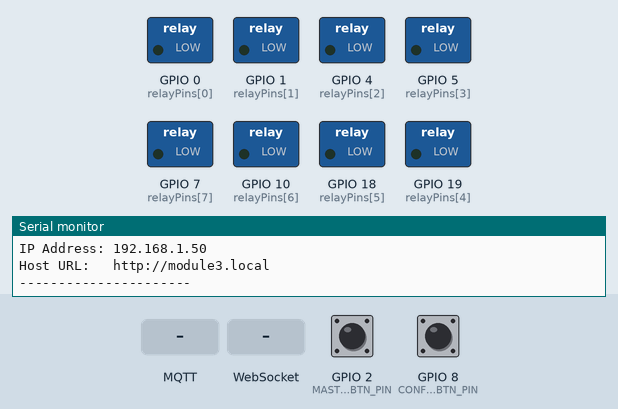
Bench run of a program on a simulated ESP32-C3. On the bench: switched loads named in the program (green lamp = pin HIGH), the last lines printed to the serial monitor. The inputs (shaded band) are chosen by the test bench; at power-on: GPIO 2 (MASTER_BTN_PIN) HIGH, GPIO 8 (CONFIG_BTN_PIN) HIGH. WiFi joins after 1.5 s; servers stay silent unless stated; random numbers use the default seed unless the program sets one; EEPROM starts erased; no MQTT or app messages arrive unless stated.

Above: at 2.7 s.
2.8 s: GPIO 2 (MASTER_BTN_PIN) pulled LOW for 0.15 s
At 4.0 s:
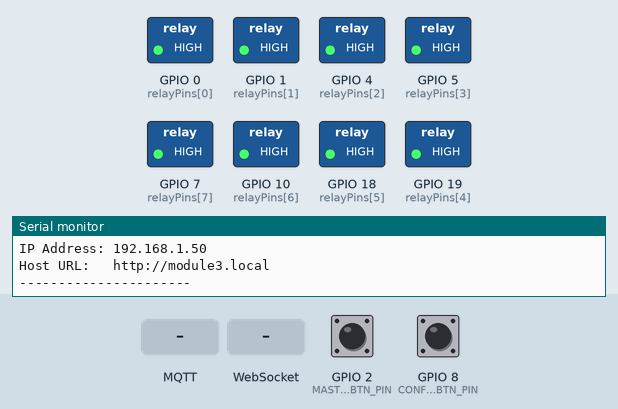
4.4 s: MQTT message "OFF" arrives on the first subscribed topic
At 6.2 s:
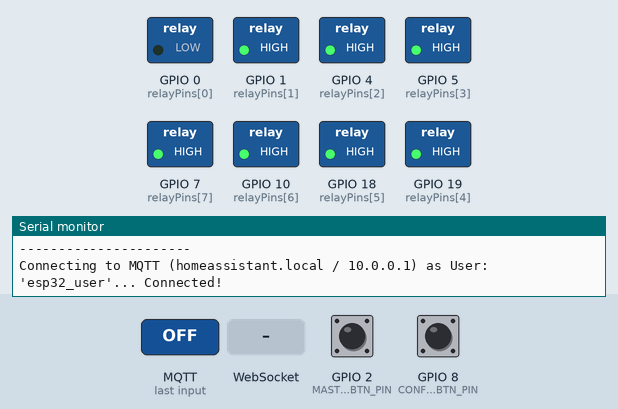
6.5 s: WebSocket text "TOGGLE_ALL" received
At 7.7 s:
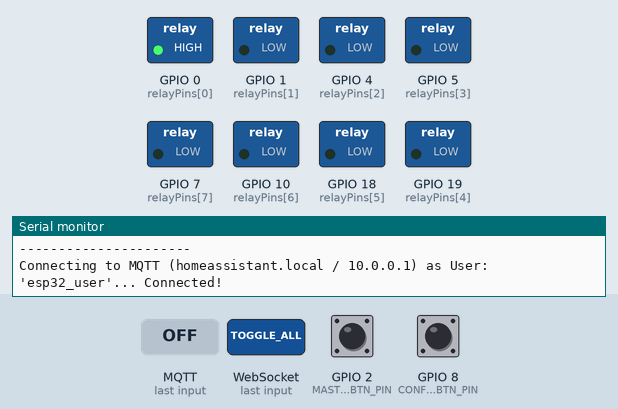
8.0 s: MQTT message "ON" arrives on the second subscribed topic
At 8.8 s:
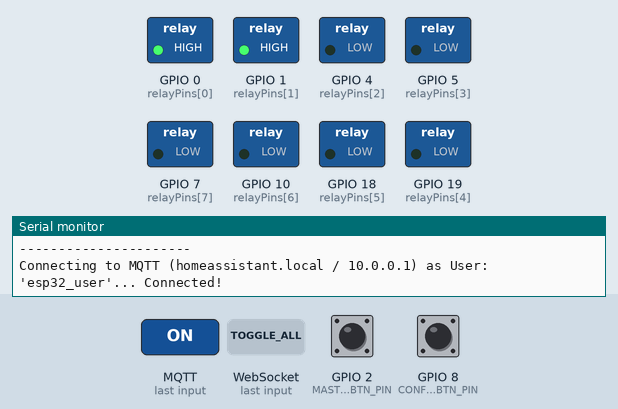
9.5 s: WebSocket text "TOGGLE:" received
At 9.9 s:
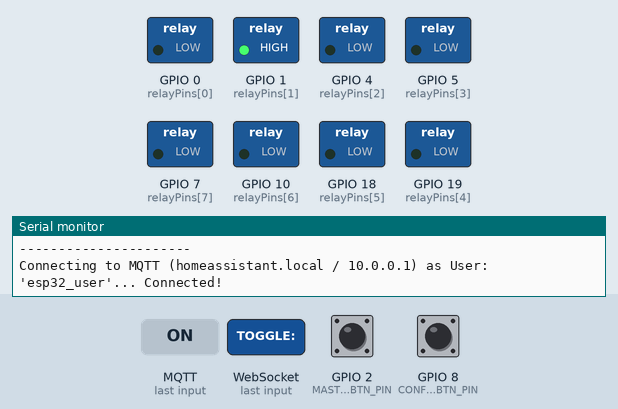
11.0 s: GPIO 2 (MASTER_BTN_PIN) pulled LOW for 1 s
At 11.9 s:
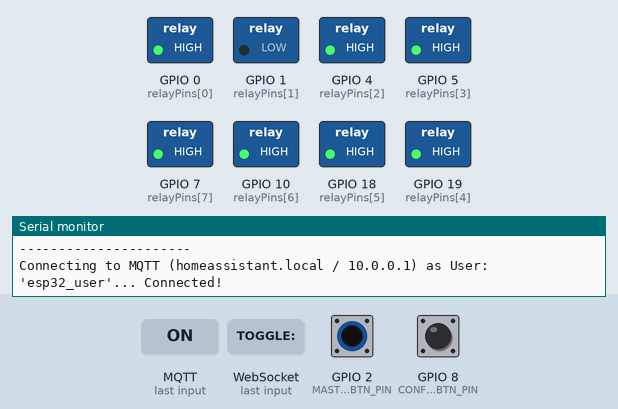
Timing chart, 0 to 14.0 s (numbered marks = the images above; inputs shaded):
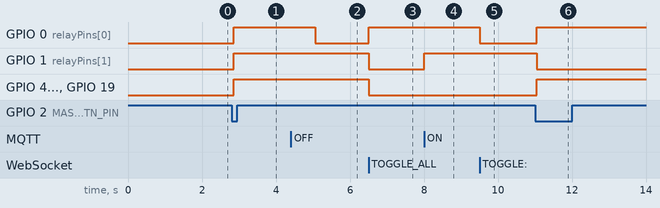

The program:

main.cpp
```cpp
#include <WiFiManager.h>
#include <ESPmDNS.h>
#include <WebServer.h>
#include <WebSocketsServer.h>
#include <Preferences.h>
#include <PubSubClient.h>

// ==========================================
// 1. MODULE NAME CONFIGURATION
// ==========================================
#define Module_Name module3

// Preprocessor Stringification Macros
#define STR_HELPER(x) #x
#define STR(x) STR_HELPER(x)

#define DEFAULT_HOSTNAME STR(Module_Name)
#define AP_SSID "ESP32-" STR(Module_Name) "-AP"

Preferences prefs;
char hostname[33] = DEFAULT_HOSTNAME;
char mqtt_server[40] = "homeassistant.local";
char mqtt_port[6] = "1883";
char mqtt_user[32] = "esp32_user";
char mqtt_pass[32] = "mqttpass123";

// Servers
WebServer server(80);
WebSocketsServer webSocket(81);
WiFiClient espClient;
PubSubClient mqttClient(espClient);

// Non-blocking MQTT background probe variables
volatile bool mqttBrokerReachable = false;
IPAddress mqttResolvedIP;
bool shouldSaveConfig = false;

// Relay Pin assignments (8 Relays)
const uint8_t relayPins[] = {0, 1, 4, 5, 19, 18, 10, 7};
const size_t relayCount = sizeof(relayPins) / sizeof(relayPins[0]);
bool relayStates[] = {false, false, false, false, false, false, false, false};

// Active-HIGH relays (HIGH = ON, LOW = OFF)
#define RELAY_ACTIVE HIGH
#define RELAY_INACTIVE LOW

// Master Toggle Button (IO2)
const uint8_t MASTER_BTN_PIN = 2;
int lastMasterBtnState = HIGH;
unsigned long lastMasterDebounce = 0;

// Config Portal Button (IO8)
const uint8_t CONFIG_BTN_PIN = 8;
int lastConfigBtnState = HIGH;
unsigned long lastConfigDebounce = 0;
const unsigned long debounceDelay = 50;

unsigned long lastMqttReconnectAttempt = 0;

// JSON payload of relay states for WebSocket
String getStatesJson()
{
  String json = "[";
  for (size_t i = 0; i < relayCount; i++)
  {
    json += "{\"pin\":" + String(relayPins[i]) + ",\"state\":" + (relayStates[i] ? "true" : "false") + "}";
    if (i < relayCount - 1)
      json += ",";
  }
  json += "]";
  return json;
}

void broadcastStates()
{
  String json = getStatesJson();
  webSocket.broadcastTXT(json);
}

// Publish state to MQTT for Home Assistant
void publishMqttState(size_t index)
{
  if (mqttClient.connected())
  {
    String topic = String("homeassistant/switch/") + hostname + "/relay" + String(index) + "/state";
    mqttClient.publish(topic.c_str(), relayStates[index] ? "ON" : "OFF", true);
  }
}

// Centralized state switcher: synchronizes Hardware, Web UI, and Home Assistant
void setRelay(size_t index, bool state)
{
  if (index >= relayCount)
    return;
  relayStates[index] = state;
  digitalWrite(relayPins[index], state ? RELAY_ACTIVE : RELAY_INACTIVE);
  publishMqttState(index);
  broadcastStates();
}

void toggleSingleRelay(int pin)
{
  for (size_t i = 0; i < relayCount; i++)
  {
    if (relayPins[i] == pin)
    {
      setRelay(i, !relayStates[i]);
      return;
    }
  }
}

void toggleAllRelays()
{
  for (size_t i = 0; i < relayCount; i++)
  {
    setRelay(i, !relayStates[i]);
  }
}

void turnOffAllRelays()
{
  for (size_t i = 0; i < relayCount; i++)
  {
    setRelay(i, false);
  }
}

// Publish Home Assistant Auto-Discovery Configuration
void sendHADiscovery()
{
  for (size_t i = 0; i < relayCount; i++)
  {
    String discoveryTopic = String("homeassistant/switch/") + hostname + "/relay" + String(i) + "/config";
    String stateTopic = String("homeassistant/switch/") + hostname + "/relay" + String(i) + "/state";
    String cmdTopic = String("homeassistant/switch/") + hostname + "/relay" + String(i) + "/set";

    String payload = "{"
                     "\"name\":\"Relay " +
                     String(i + 1) + "\","
                     "\"unique_id\":\"" +
                     String(hostname) + "_relay_" + String(i) + "\","
                     "\"cmd_t\":\"" +
                     cmdTopic + "\","
                     "\"stat_t\":\"" +
                     stateTopic + "\","
                     "\"pl_on\":\"ON\","
                     "\"pl_off\":\"OFF\","
                     "\"dev\":{"
                     "\"ids\":[\"" +
                     String(hostname) + "\"],"
                     "\"name\":\"" +
                     String(hostname) + " Controller\","
                     "\"mf\":\"DIY\","
                     "\"mdl\":\"ESP32-C3 Relay Board\""
                     "}"
                     "}";

    mqttClient.publish(discoveryTopic.c_str(), payload.c_str(), true);
    publishMqttState(i);
    mqttClient.loop(); // Keep buffer clear when sending 8 discovery payloads
  }
}

// Incoming MQTT messages from Home Assistant
void mqttCallback(char *topic, byte *payload, unsigned int length)
{
  String message;
  for (unsigned int i = 0; i < length; i++)
  {
    message += (char)payload[i];
  }

  String strTopic = String(topic);
  for (size_t i = 0; i < relayCount; i++)
  {
    String cmdTopic = String("homeassistant/switch/") + hostname + "/relay" + String(i) + "/set";
    if (strTopic == cmdTopic)
    {
      if (message == "ON")
      {
        setRelay(i, true);
      }
      else if (message == "OFF")
      {
        setRelay(i, false);
      }
    }
  }
}

// Background FreeRTOS Task: Checks if MQTT Broker is online without blocking WebServer/WebSockets
void mqttProbeTask(void *pvParameters)
{
  for (;;)
  {
    if (WiFi.status() == WL_CONNECTED && !mqttClient.connected() && !mqttBrokerReachable && strlen(mqtt_server) > 0)
    {
      IPAddress resolved;
      int port = atoi(mqtt_port);
      if (port <= 0)
        port = 1883;

      // Resolve mDNS/DNS and test TCP port in background (yields CPU to WebServer)
      if (WiFi.hostByName(mqtt_server, resolved))
      {
        WiFiClient probeClient;
        if (probeClient.connect(resolved, port, 1500))
        {
          probeClient.stop();
          mqttResolvedIP = resolved;
          mqttBrokerReachable = true;
        }
      }
    }
    vTaskDelay(pdMS_TO_TICKS(5000)); // Probe every 5 seconds when disconnected
  }
}

// Fast, non-blocking MQTT connection (only runs after mqttProbeTask confirms broker is live)
void reconnectMQTT()
{
  if (!mqttBrokerReachable || mqttClient.connected())
    return;

  unsigned long now = millis();
  if (now - lastMqttReconnectAttempt > 5000)
  {
    lastMqttReconnectAttempt = now;
    mqttBrokerReachable = false; // Reset flag until next probe if this attempt fails

    int port = atoi(mqtt_port);
    if (port <= 0)
      port = 1883;

    mqttClient.setServer(mqttResolvedIP, port);

    Serial.printf("Connecting to MQTT (%s / %s) as User: '%s'...",
                  mqtt_server, mqttResolvedIP.toString().c_str(), mqtt_user);

    String clientId = String(hostname) + "-" + String(random(0xffff), HEX);
    bool connected = false;

    if (strlen(mqtt_user) > 0)
    {
      connected = mqttClient.connect(clientId.c_str(), mqtt_user, mqtt_pass);
    }
    else
    {
      connected = mqttClient.connect(clientId.c_str());
    }

    if (connected)
    {
      Serial.println(" Connected!");
      for (size_t i = 0; i < relayCount; i++)
      {
        String cmdTopic = String("homeassistant/switch/") + hostname + "/relay" + String(i) + "/set";
        mqttClient.subscribe(cmdTopic.c_str());
      }
      sendHADiscovery();
    }
    else
    {
      Serial.print(" Failed, rc=");
      Serial.println(mqttClient.state());
    }
  }
}

// Captive portal launcher
void openConfigPortal()
{
  Serial.println("\n[Portal] Stopping background services...");
  server.stop();
  webSocket.close();
  delay(100);

  WiFi.disconnect(false, false);
  delay(100);
  WiFi.mode(WIFI_AP);

  WiFiManager wm;
  wm.setCaptivePortalEnable(true);
  wm.setAPStaticIPConfig(IPAddress(192, 168, 4, 1), IPAddress(192, 168, 4, 1), IPAddress(255, 255, 255, 0));

  WiFiManagerParameter custom_hostname("hostname_id", "Custom Hostname (.local)", hostname, 32);
  WiFiManagerParameter custom_mqtt_server("mqtt_server", "MQTT Broker (IP or Hostname)", mqtt_server, 40);
  WiFiManagerParameter custom_mqtt_port("mqtt_port", "MQTT Port", mqtt_port, 6);
  WiFiManagerParameter custom_mqtt_user("mqtt_user", "MQTT Username (optional)", mqtt_user, 32);
  WiFiManagerParameter custom_mqtt_pass("mqtt_pass", "MQTT Password (optional)", mqtt_pass, 32);

  wm.addParameter(&custom_hostname);
  wm.addParameter(&custom_mqtt_server);
  wm.addParameter(&custom_mqtt_port);
  wm.addParameter(&custom_mqtt_user);
  wm.addParameter(&custom_mqtt_pass);
  wm.setConfigPortalTimeout(180);

  if (wm.startConfigPortal(AP_SSID))
  {
    prefs.begin("settings", false);
    prefs.putString("hostname", custom_hostname.getValue());
    prefs.putString("mqtt_server", custom_mqtt_server.getValue());
    prefs.putString("mqtt_port", custom_mqtt_port.getValue());
    prefs.putString("mqtt_user", custom_mqtt_user.getValue());
    prefs.putString("mqtt_pass", custom_mqtt_pass.getValue());
    prefs.end();
  }

  delay(500);
  ESP.restart();
}

void webSocketEvent(uint8_t num, WStype_t type, uint8_t *payload, size_t length)
{
  if (type == WStype_CONNECTED)
  {
    String json = getStatesJson();
    webSocket.sendTXT(num, json);
  }
  else if (type == WStype_TEXT)
  {
    String msg = String((char *)payload);
    if (msg.startsWith("TOGGLE:"))
    {
      int pin = msg.substring(7).toInt();
      toggleSingleRelay(pin);
    }
    else if (msg == "TOGGLE_ALL")
    {
      toggleAllRelays();
    }
    else if (msg == "ALL_OFF")
    {
      turnOffAllRelays();
    }
  }
}

const char INDEX_HTML[] PROGMEM = R"rawliteral(
<!DOCTYPE html>
<html lang="en">
<head>
  <meta charset="UTF-8">
  <meta name="viewport" content="width=device-width, initial-scale=1.0">
  <title>ESP32-C3 Relays</title>
  <style>
    * { box-sizing: border-box; font-family: system-ui, -apple-system, sans-serif; }
    body { background: #0f172a; color: #f8fafc; display: flex; flex-direction: column; align-items: center; padding: 24px 16px; margin: 0; }
    h1 { font-size: 1.5rem; margin-bottom: 6px; }
    #status { font-size: 0.85rem; color: #94a3b8; margin-bottom: 20px; }
    .master-controls { display: flex; gap: 12px; width: 100%; max-width: 400px; margin-bottom: 18px; }
    .btn-master { flex: 1; padding: 12px; font-size: 0.95rem; font-weight: 700; border: none; border-radius: 8px; cursor: pointer; }
    .btn-all-off { background: #dc2626; color: #ffffff; }
    .btn-toggle-all { background: #2563eb; color: #ffffff; }
    .grid { display: grid; grid-template-columns: repeat(2, 1fr); gap: 16px; width: 100%; max-width: 400px; }
    .card { background: #1e293b; border-radius: 12px; padding: 16px; text-align: center; }
    .label { font-size: 0.9rem; color: #94a3b8; margin-bottom: 12px; }
    .btn-relay { width: 100%; padding: 14px; font-size: 1rem; font-weight: 700; border: none; border-radius: 8px; cursor: pointer; transition: all 0.15s ease; }
    .btn-off { background: #334155; color: #cbd5e1; }
    .btn-on { background: #16a34a; color: #ffffff; box-shadow: 0 0 12px rgba(22, 163, 74, 0.5); }
  </style>
</head>
<body>
  <h1>Relay Controller</h1>
  <div id="status">Connecting WebSocket...</div>
  <div class="master-controls">
    <button class="btn-master btn-all-off" onclick="sendAction('ALL_OFF')">Turn All OFF</button>
    <button class="btn-master btn-toggle-all" onclick="sendAction('TOGGLE_ALL')">Toggle All</button>
  </div>
  <div class="grid" id="relay-grid"></div>

  <script>
    const pins = [0, 1, 4, 5, 19, 18, 10, 7];
    const grid = document.getElementById('relay-grid');
    const statusDiv = document.getElementById('status');

    pins.forEach((pin, i) => {
      const card = document.createElement('div');
      card.className = 'card';
      card.innerHTML = `
        <div class="label">Relay ${i + 1} (IO${pin})</div>
        <button id="btn-${pin}" class="btn-relay btn-off" onclick="sendAction('TOGGLE:' + ${pin})">OFF</button>
      `;
      grid.appendChild(card);
    });

    function updateButton(pin, isOn) {
      const btn = document.getElementById(`btn-${pin}`);
      if (!btn) return;
      btn.className = 'btn-relay ' + (isOn ? 'btn-on' : 'btn-off');
      btn.innerText = isOn ? 'ON' : 'OFF';
    }

    let socket;
    function connectWS() {
      socket = new WebSocket(`ws://${window.location.hostname}:81/`);
      socket.onopen = () => {
        statusDiv.innerText = "Live Sync: Connected";
        statusDiv.style.color = "#4ade80";
      };
      socket.onmessage = (event) => {
        const data = JSON.parse(event.data);
        if (Array.isArray(data)) {
          data.forEach(item => updateButton(item.pin, item.state));
        }
      };
      socket.onclose = () => {
        statusDiv.innerText = "Reconnecting...";
        statusDiv.style.color = "#f87171";
        setTimeout(connectWS, 2000);
      };
    }

    function sendAction(cmd) {
      if (socket && socket.readyState === WebSocket.OPEN) {
        socket.send(cmd);
      }
    }

    connectWS();
  </script>
</body>
</html>
)rawliteral";

void setup()
{
  Serial.begin(115200);

  // Configure Relays
  for (size_t i = 0; i < relayCount; i++)
  {
    pinMode(relayPins[i], OUTPUT);
    digitalWrite(relayPins[i], RELAY_INACTIVE);
  }

  // Buttons
  pinMode(MASTER_BTN_PIN, INPUT_PULLUP);
  pinMode(CONFIG_BTN_PIN, INPUT_PULLUP);

  // Load preferences
  prefs.begin("settings", false);
  prefs.getString("hostname", DEFAULT_HOSTNAME).toCharArray(hostname, sizeof(hostname));
  // Fix if old literal "Module_Name" was saved in NVS flash previously
  if (strcmp(hostname, "Module_Name") == 0 || strlen(hostname) == 0)
  {
    strncpy(hostname, DEFAULT_HOSTNAME, sizeof(hostname));
    prefs.putString("hostname", hostname);
  }
  prefs.getString("mqtt_server", "homeassistant.local").toCharArray(mqtt_server, sizeof(mqtt_server));
  prefs.getString("mqtt_port", "1883").toCharArray(mqtt_port, sizeof(mqtt_port));
  prefs.getString("mqtt_user", "esp32_user").toCharArray(mqtt_user, sizeof(mqtt_user));
  prefs.getString("mqtt_pass", "mqttpass123").toCharArray(mqtt_pass, sizeof(mqtt_pass));
  prefs.end();

  // WiFiManager
  WiFiManager wm;
  wm.setSaveParamsCallback([]() { shouldSaveConfig = true; });

  WiFiManagerParameter custom_hostname("hostname_id", "Custom Hostname (.local)", hostname, 32);
  WiFiManagerParameter custom_mqtt_server("mqtt_server", "MQTT Broker (IP or Hostname)", mqtt_server, 40);
  WiFiManagerParameter custom_mqtt_port("mqtt_port", "MQTT Port", mqtt_port, 6);
  WiFiManagerParameter custom_mqtt_user("mqtt_user", "MQTT Username (optional)", mqtt_user, 32);
  WiFiManagerParameter custom_mqtt_pass("mqtt_pass", "MQTT Password (optional)", mqtt_pass, 32);

  wm.addParameter(&custom_hostname);
  wm.addParameter(&custom_mqtt_server);
  wm.addParameter(&custom_mqtt_port);
  wm.addParameter(&custom_mqtt_user);
  wm.addParameter(&custom_mqtt_pass);
  wm.setHostname(hostname);

  if (!wm.autoConnect(AP_SSID))
  {
    ESP.restart();
  }

  // Save parameters if user configured them during first-time autoConnect portal
  if (shouldSaveConfig)
  {
    strncpy(hostname, custom_hostname.getValue(), sizeof(hostname));
    strncpy(mqtt_server, custom_mqtt_server.getValue(), sizeof(mqtt_server));
    strncpy(mqtt_port, custom_mqtt_port.getValue(), sizeof(mqtt_port));
    strncpy(mqtt_user, custom_mqtt_user.getValue(), sizeof(mqtt_user));
    strncpy(mqtt_pass, custom_mqtt_pass.getValue(), sizeof(mqtt_pass));

    prefs.begin("settings", false);
    prefs.putString("hostname", hostname);
    prefs.putString("mqtt_server", mqtt_server);
    prefs.putString("mqtt_port", mqtt_port);
    prefs.putString("mqtt_user", mqtt_user);
    prefs.putString("mqtt_pass", mqtt_pass);
    prefs.end();
  }

  // mDNS
  if (MDNS.begin(hostname))
  {
    MDNS.addService("http", "tcp", 80);
    MDNS.addService("ws", "tcp", 81);
  }

  // Configure MQTT Client with 512-byte buffer for HA Discovery JSON
  espClient.setTimeout(1); // 1-second socket timeout safety cap
  mqttClient.setCallback(mqttCallback);
  mqttClient.setBufferSize(512);

  Serial.println("\n--- WiFi Connected ---");
  Serial.print("AP Name:    ");
  Serial.println(AP_SSID);
  Serial.print("IP Address: ");
  Serial.println(WiFi.localIP());
  Serial.printf("Host URL:   http://%s.local\n", hostname);
  Serial.println("----------------------\n");

  server.on("/", HTTP_GET, []()
            { server.send(200, "text/html", INDEX_HTML); });
  server.begin();

  webSocket.begin();
  webSocket.onEvent(webSocketEvent);

  // Start background task to probe MQTT broker without ever blocking the Web UI
  xTaskCreate(
      mqttProbeTask,   // Task function
      "MQTTProbeTask", // Name
      4096,            // Stack size
      NULL,            // Parameters
      1,               // Low priority so WebServer/WebSockets always come first
      NULL             // Task handle
  );
}

void loop()
{
  server.handleClient();
  webSocket.loop();

  // Handle MQTT connection in background only when broker is verified reachable
  if (WiFi.status() == WL_CONNECTED)
  {
    if (!mqttClient.connected())
    {
      reconnectMQTT();
    }
    else
    {
      mqttClient.loop();
    }
  }

  unsigned long currentMillis = millis();

  // IO2 (Master Toggle All)
  int masterReading = digitalRead(MASTER_BTN_PIN);
  if (masterReading != lastMasterBtnState)
    lastMasterDebounce = currentMillis;
  if ((currentMillis - lastMasterDebounce) > debounceDelay)
  {
    static int masterState = HIGH;
    if (masterReading != masterState)
    {
      masterState = masterReading;
      if (masterState == LOW)
        toggleAllRelays();
    }
  }
  lastMasterBtnState = masterReading;

  // IO8 (Open Portal)
  int configReading = digitalRead(CONFIG_BTN_PIN);
  if (configReading != lastConfigBtnState)
    lastConfigDebounce = currentMillis;
  if ((currentMillis - lastConfigDebounce) > debounceDelay)
  {
    static int configState = HIGH;
    if (configReading != configState)
    {
      configState = configReading;
      if (configState == LOW)
        openConfigPortal();
    }
  }
  lastConfigBtnState = configReading;
}
```

Measured:
- after the input at 2.8 s, GPIO 0 (relayPins[0]), GPIO 1 (relayPins[1]), GPIO 4 (relayPins[2]), GPIO 5 (relayPins[3]), GPIO 7 (relayPins[7]), GPIO 10 (relayPins[6]), GPIO 18 (relayPins[5]), GPIO 19 (relayPins[4]): LOW → HIGH after 0.05 s
- after the input at 4.4 s, GPIO 0 (relayPins[0]): HIGH → LOW after 0.66 s
- after the input at 6.5 s, GPIO 0 (relayPins[0]): LOW → HIGH at once; GPIO 1 (relayPins[1]), GPIO 4 (relayPins[2]), GPIO 5 (relayPins[3]), GPIO 7 (relayPins[7]), GPIO 10 (relayPins[6]), GPIO 18 (relayPins[5]), GPIO 19 (relayPins[4]): HIGH → LOW at once
- after the input at 8.0 s, GPIO 1 (relayPins[1]): LOW → HIGH at once
- after the input at 9.5 s, GPIO 0 (relayPins[0]): HIGH → LOW at once
- after the input at 11.0 s, GPIO 0 (relayPins[0]), GPIO 4 (relayPins[2]), GPIO 5 (relayPins[3]), GPIO 19 (relayPins[4]): LOW → HIGH after 0.05 s; GPIO 1 (relayPins[1]): HIGH → LOW after 0.05 s; GPIO 7 (relayPins[7]), GPIO 10 (relayPins[6]), GPIO 18 (relayPins[5]): LOW → HIGH after 0.06 s
